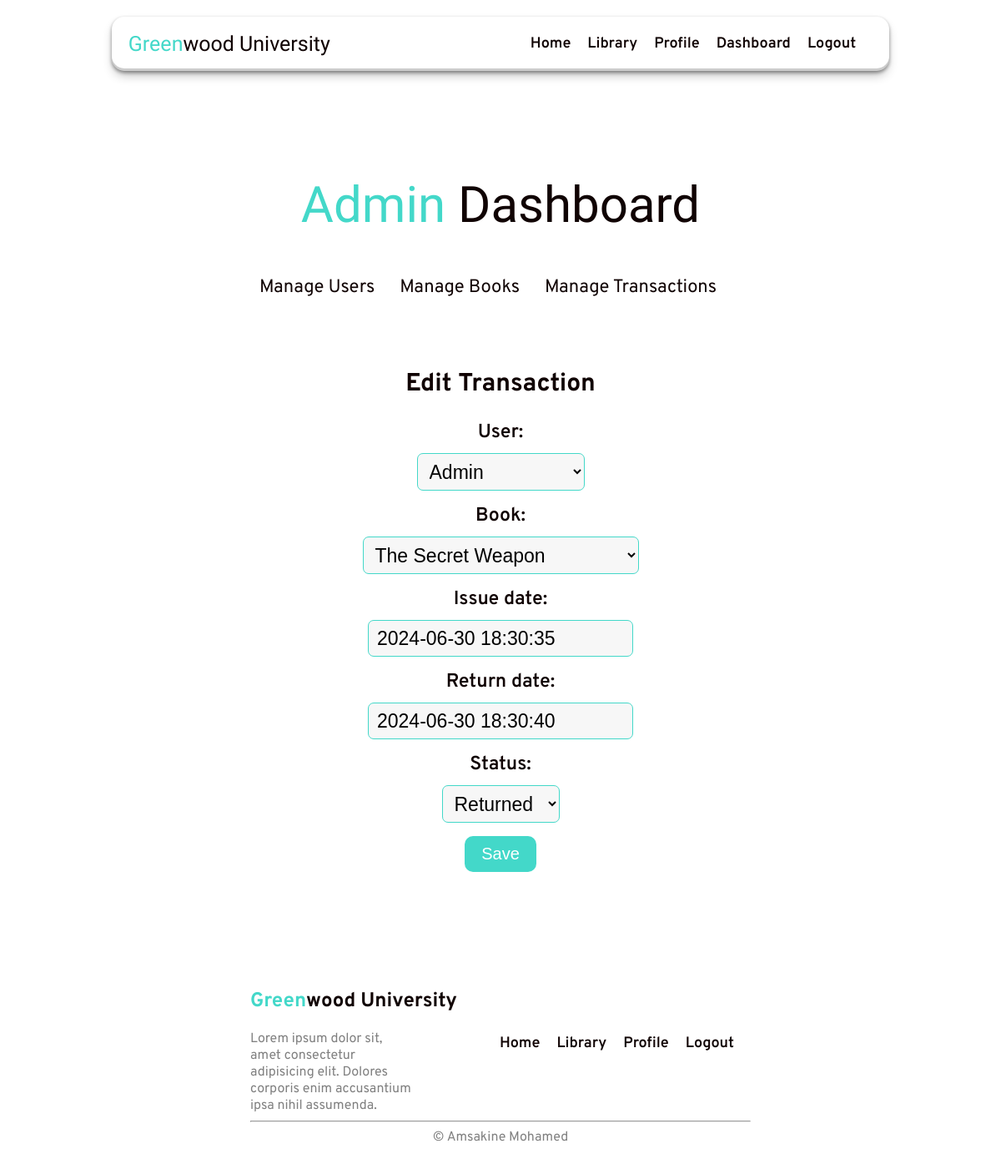
The page /transactions/edit/2/ (signed in) on the database its author committed.
### myapp/models.py (models this page shows, shortened)
class Transaction(models.Model):
    STATUS_CHOICES = [
        ('borrowed', 'Borrowed'),
        ('returned', 'Returned'),
    ]
    user = models.ForeignKey(User, on_delete=models.CASCADE)
    book = models.ForeignKey(Book, on_delete=models.CASCADE)
    issue_date = models.DateTimeField(default=timezone.now)
    return_date = models.DateTimeField(null=True, blank=True)
    status = models.CharField(max_length=10, choices=STATUS_CHOICES, default='borrowed')

### myapp/views/admin_dashboard.py (the view)
# urls.py: path('transactions/edit/<int:transaction_id>/', edit_transaction, name='edit_transaction'),
@login_required
@staff_member_required
def edit_transaction(request, transaction_id):
    transaction = get_object_or_404(Transaction, pk=transaction_id)
    if request.method == 'POST':
        form = TransactionForm(request.POST, instance=transaction)
        if form.is_valid():
            form.save()
            return redirect('transaction_list')
    else:
        form = TransactionForm(instance=transaction)
    return render(request, 'myapp/transaction_form.html', {'form': form})

### myapp/forms.py
class TransactionForm(forms.ModelForm):
    class Meta:
        model = Transaction
        fields = ['user', 'book', 'issue_date', 'return_date', 'status']

### myapp/models.py (called while the page is built)
    def __str__(self):
        return self.title  # Display book title in admin

### myapp/templates/myapp/transaction_form.html (shortened to what this page needs)
{% extends 'myapp/admin_dashboard.html' %}
{% block dashboard %}
    <h2 class="dash-title">{% if form.instance.pk %}Edit Transaction{% else %}Add Transaction{% endif %}</h2>
    <form method="post">
        {{ form.as_p }}
        <button class="dash-button" type="submit" class="btn btn-primary">Save</button>
    </form>
{% endblock %}

### myapp/static/myapp/style.css (style rules this page uses)
body { margin: 0; height: 100vh; position: relative; font-family: "Overpass", sans-serif; font-optical-sizing: auto; font-style: normal; color: #100303; }

### myapp/static/myapp/dashboard.css (style rules this page uses)
.dash-title { font-size: 30px; text-align: center; }
.dash-button, .dash-delete-button { background-color: #43d8c9; border-radius: 10px; padding: 10px 20px; color: white; border: none; font-size: 20px; cursor: pointer; text-decoration: none; }
label, input, textarea, select { font-size: 23px; }
label { font-weight: 600; color: #100303; display: block; margin-bottom: 10px; }
input, textarea, select { border: 1px solid #43d8c9; background-color: #f7f7f7; border-radius: 7px; padding: 7.5px 10px; }
form { width: fit-content; text-align: center; margin: auto; }

### rows shown on the page
Transaction: user "Admin", book "The Secret Weapon", issue_date "2024-06-30 18:30:35", return_date "2024-06-30 18:30:40", status "Returned"
